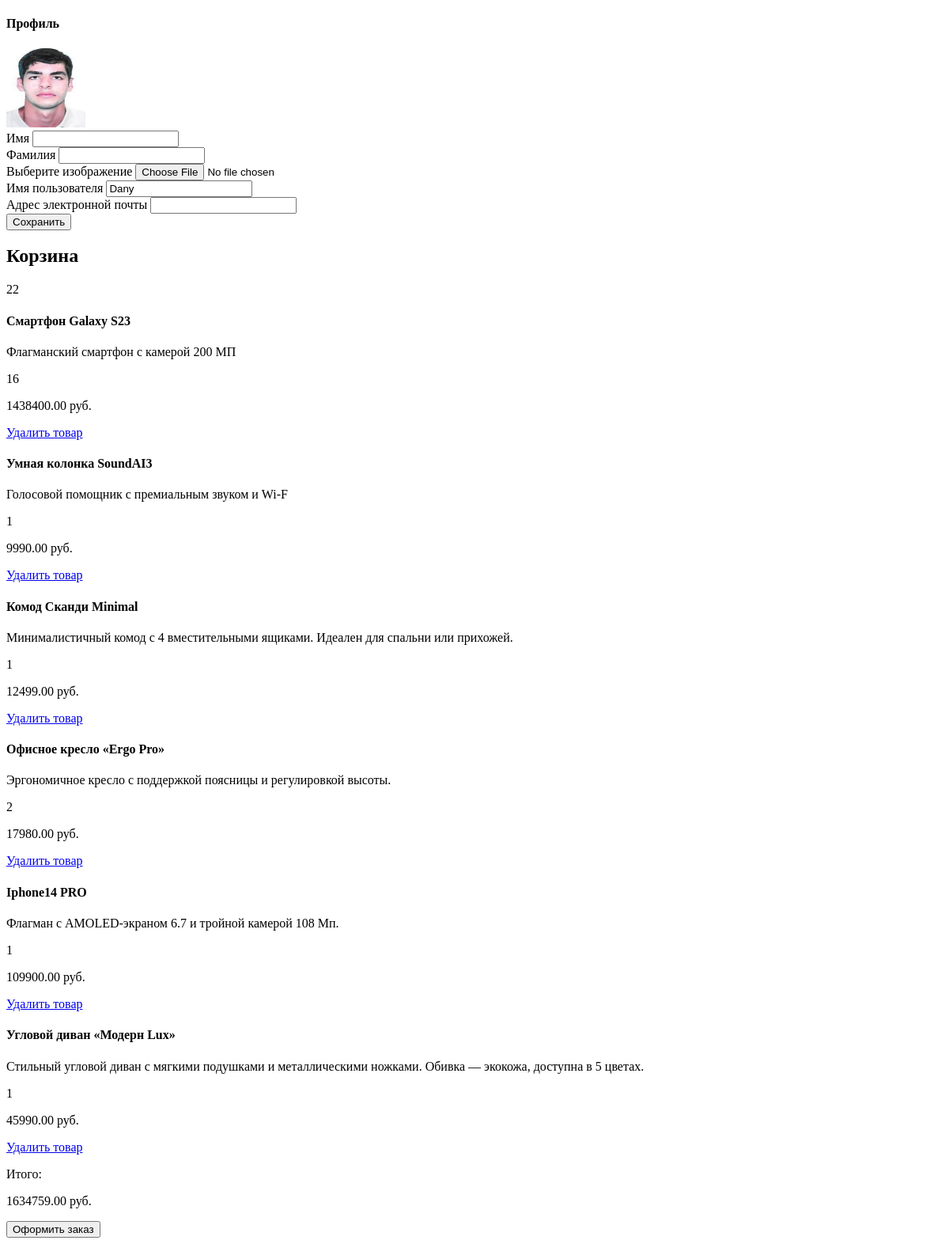
/users/profile/ (signed in), run on an earlier commit of the app's database.
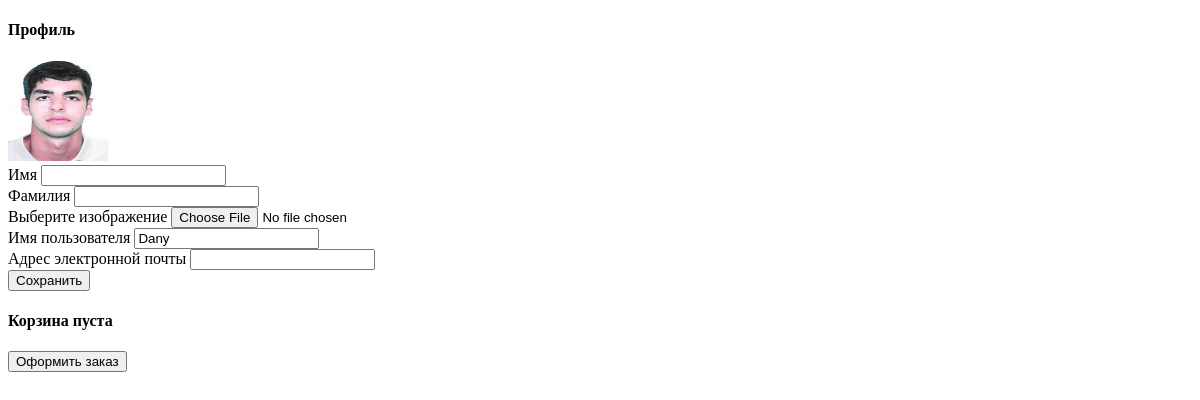
And on a later commit of the database.
### users/models.py (models this page shows)
class User(AbstractUser):
    image = models.ImageField(upload_to='user_images', null=True, blank=True)

### products/models.py (models this page shows, shortened)
class Basket(models.Model):
    user = models.ForeignKey(to='users.User', on_delete=models.CASCADE)
    product = models.ForeignKey(to=Product, on_delete=models.CASCADE)
    quantity = models.PositiveSmallIntegerField(default=0)
    created_timestamp = models.DateTimeField(auto_now_add=True)
    def sum(self):
        return self.product.price * self.quantity

class Product(models.Model):
    name = models.CharField(max_length=256)
    description = models.TextField()
    price = models.DecimalField(max_digits=10, decimal_places=2)
    quantity = models.PositiveIntegerField(default=0)
    image = models.ImageField(upload_to='products_images')
    category = models.ForeignKey(to=ProductsCategory, on_delete=models.CASCADE)

### users/views.py (the view)
# urls.py: path('profile/', profile, name='profile'),
@login_required     #встроенный декоратор - проверяет, авторизован ли пользователь. Если пользователь не вошёл в систему, он будет автоматически перенаправлен на страницу входа.
def profile(request):
    if request.method == 'POST':
        form = UserProfileForm(instance=request.user, data=request.POST, files=request.FILES)  #последняя переменная нужна для загрузки фото профиля
        if form.is_valid():
            form.save()
            return redirect("users:profile")
    else:
        form = UserProfileForm(instance=request.user)       #при GET-запросе форма заполняется данными из существующего профиля
    baskets = Basket.objects.filter(user=request.user)
    total_sum = sum(basket.sum() for basket in baskets)
    total_quantity = sum(basket.quantity for basket in baskets)
    context = {
        'form' : form,
        'baskets' : Basket.objects.filter(user=request.user),
        'total_sum' : total_sum,
        'total_quantity' : total_quantity,
        }
    return render(request, 'users/profile.html', context)

### users/forms.py
class UserProfileForm(UserChangeForm):
    first_name = forms.CharField(widget=forms.TextInput())
    last_name = forms.CharField(widget=forms.TextInput())
    image = forms.ImageField(widget=forms.FileInput(), required=False)
    username = forms.CharField(widget=forms.TextInput(attrs={'readonly' : True}))
    email = forms.EmailField(widget=forms.EmailInput(attrs={'readonly' : True}))
    class Meta:
        model = User
        fields = ('first_name', 'last_name', 'image', 'username', 'email')

### users/templates/users/profile.html (shortened to what this page needs)
{% extends "users/base.html" %} {% load static %} {% block content %}
<div class="header-bar">
  <h4>Профиль</h4>
</div>
<div>
  <img
    src="{% if user.image and user.image.url %}{{ user.image.url }}
    {% else %}{% static 'vendor/img/users/default_avatar.jpg' %}{% endif %}" height="100" width="100"
  />
</div>
<form action="{% url 'users:profile' %}" method="post" enctype="multipart/form-data">
  <div>
    <label for="{{ form.first_name.id_for_label }}">Имя</label>
    {{ form.first_name }}
  </div>
  <div>
    <label for="{{ form.last_name.id_for_label }}">Фамилия</label>
    {{ form.last_name }}
  </div>
  <div>
    <label for="{{ form.image.id_for_label }}">Выберите изображение</label>
    {{ form.image }}
  </div>
  <div>
    <label for="{{ form.username.id_for_label }}">Имя пользователя</label>
    {{ form.username }}
  </div>
  <div>
    <label for="{{ form.email.id_for_label }}">Адрес электронной почты</label>
    {{ form.email }}
  </div>
  <div><button type="submit">Сохранить</button></div>
</form>
<div>{% include 'products/baskets.html' %}</div>
{% endblock %}

### users/templates/users/base.html (shortened to what this page needs)
{% load static %}
<!DOCTYPE html>
<html lang="en">
<head>
</head>
<body>
        {% block content %}{% endblock %}
</body>
</html>

### products/templates/products/baskets.html (shortened to what this page needs)
{% if baskets %}
<div>
    <h2>Корзина</h2>
    <p>{{ total_quantity }}</p>
</div>
{% for basket in baskets %}
<div>
    <h4><strong>{{ basket.product.name }}</strong></h4>
    <p>{{ basket.product.description }}</p>
    <p>{{ basket.quantity }}</p>
    <p>{{ basket.sum }} руб.</p>
    <a href="{% url 'products:basket_remove' basket.id %}">Удалить товар</a>
</div>
{% endfor %}
<div>
    <p>Итого:</p>
    <p>{{ total_sum }} руб.</p>
</div>
{% else %}
<h4>Корзина пуста</h4>
{% endif %}
<form action="{% url 'orders:order' %}">
    <button type="submit">Оформить заказ</button>
</form>

What changed in the data, as far as the page shows it:
removed Basket: product.name "Смартфон Galaxy S23", product.description "Флагманский смартфон с камерой 200 МП", quantity "16", sum "1438400.00"
removed Basket: product.name "Умная колонка SoundAI3", product.description "Голосовой помощник с премиальным звуком и Wi-F", quantity "1", sum "9990.00"
removed Basket: product.name "Комод Сканди Minimal", product.description "Минималистичный комод с 4 вместительными ящиками. Идеален для спальни или прихожей.", quantity "1", sum "12499.00"
removed Basket: product.name "Офисное кресло «Ergo Pro»", product.description "Эргономичное кресло с поддержкой поясницы и регулировкой высоты.", quantity "2", sum "17980.00"
removed Basket: product.name "Iphone14 PRO", product.description "Флагман с AMOLED-экраном 6.7 и тройной камерой 108 Мп.", quantity "1", sum "109900.00"
removed Basket: product.name "Угловой диван «Модерн Lux»", product.description "Стильный угловой диван с мягкими подушками и металлическими ножками. Обивка — экокожа, доступна в 5 цветах.", quantity "1", sum "45990.00"
Also different on the page:
{{ total_quantity }}: "22" → (not shown)
{{ total_sum }}: "1634759.00" → (not shown)
text no longer shown: "Корзина Итого: руб."
text now shown: "Корзина пуста"
